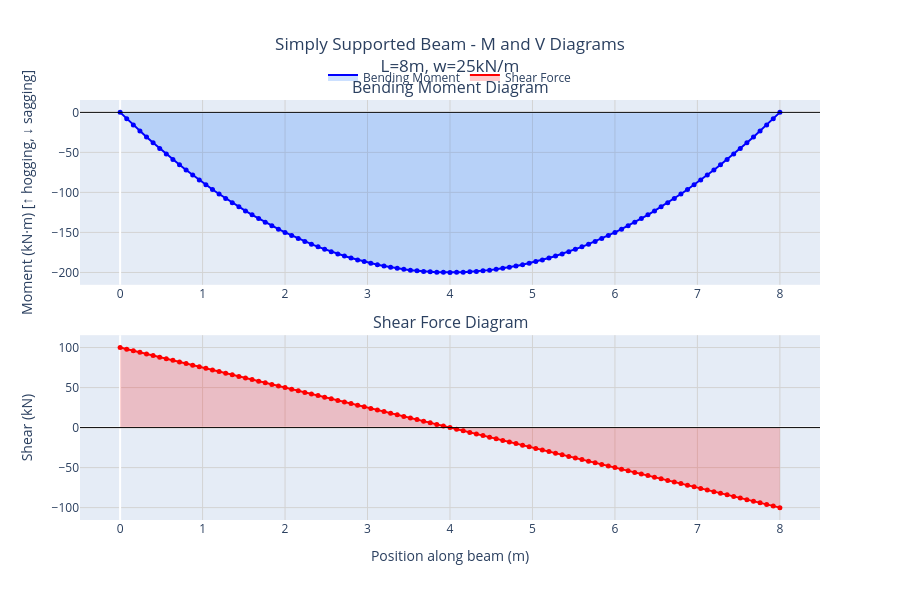

This figure's notebook cell:
### Code cell
# Interactive plot of bending moment and shear force
# Hover over the curves to see values at each node
fig_ss = plot_beam_diagrams(
    beam=ss_beam,
    title="Simply Supported Beam - M and V Diagrams<br>L=8m, w=25kN/m",
    height=600,
)
fig_ss.show()
